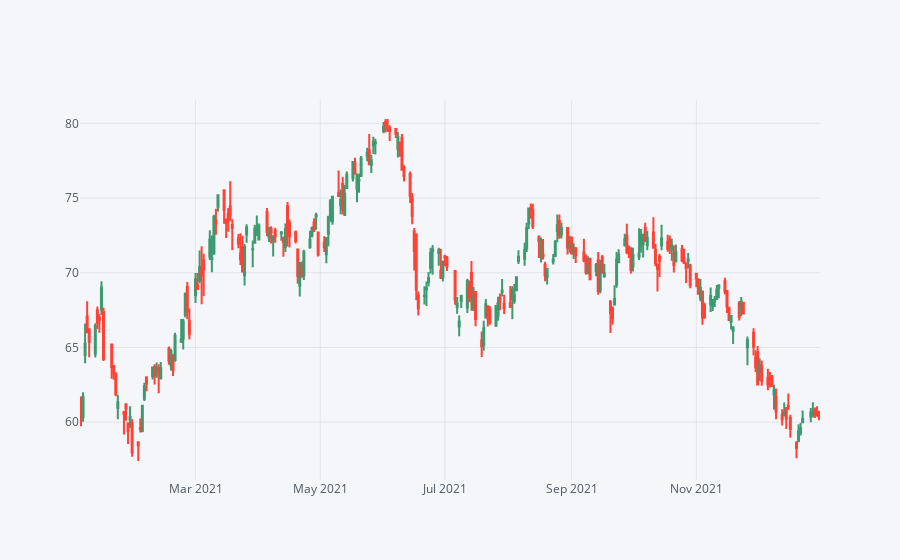

Notebook code cell kept with this figure:
### Code cell
C[['Open', 'High', 'Low', 'Close']]['2021-01-01':'2022-01-01'].iplot(kind='candle')

### Figure 1 — Plotly figure (JSON) as saved in the notebook; plotly's stock layout.template omitted (floating-point values rounded to 4 significant figures; data arrays with more than 128 entries replaced by an {"elided": "..."} marker saying what was removed)
{"data": [{"close": {"elided": "252 float values"}, "high": {"elided": "252 float values"}, "low": {"elided": "252 float values"}, "open": {"elided": "252 float values"}, "showlegend": false, "type": "candlestick", "x": {"elided": "252 str values"}, "yaxis": "y2"}], "layout": {"legend": {"bgcolor": "#F5F6F9", "font": {"color": "#4D5663"}}, "paper_bgcolor": "#F5F6F9", "plot_bgcolor": "#F5F6F9", "title": {"font": {"color": "#4D5663"}}, "xaxis": {"gridcolor": "#E1E5ED", "rangeslider": {"visible": false}, "showgrid": true, "tickfont": {"color": "#4D5663"}, "title": {"font": {"color": "#4D5663"}, "text": ""}, "zerolinecolor": "#E1E5ED"}, "yaxis": {"gridcolor": "#E1E5ED", "showgrid": true, "showticklabels": false, "tickfont": {"color": "#4D5663"}, "title": {"font": {"color": "#4D5663"}, "text": ""}, "zerolinecolor": "#E1E5ED"}, "yaxis2": {"gridcolor": "#E1E5ED", "showgrid": true, "tickfont": {"color": "#4D5663"}, "title": {"font": {"color": "#4D5663"}, "text": ""}, "zerolinecolor": "#E1E5ED"}}}
